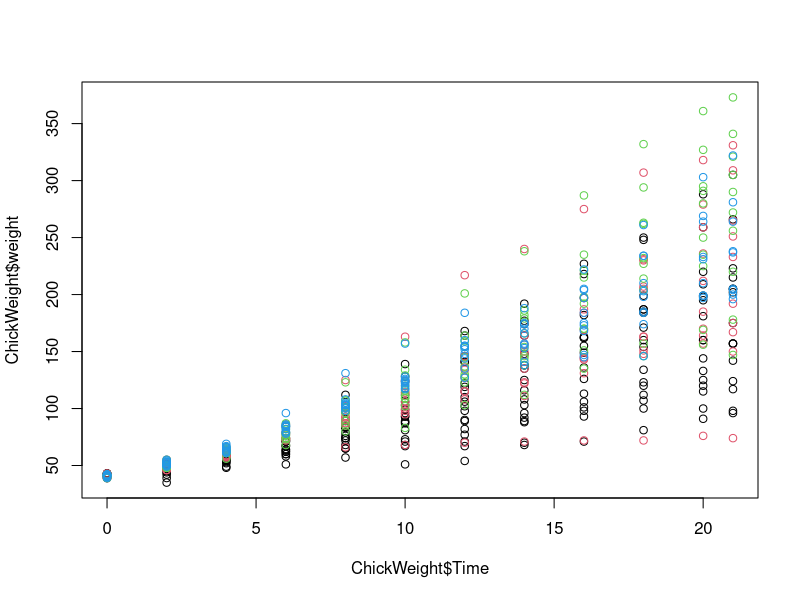

This chart was generated by the following R code:
#!/usr/bin/env R

# This dataset is built into R and can be loaded with:
data(ChickWeight)

# To begin, take a look at the weights of all observations over time and color the points to represent the Diet:
head(ChickWeight)
plot( ChickWeight$Time, ChickWeight$weight, col=ChickWeight$Diet)

# First, notice that the rows here represent time points rather than individuals. To facilitate the comparison of weights at different time points and across the different chicks, we will reshape the data so that each row is a chick. In R we can do this with the reshape function:
chick = reshape(ChickWeight, idvar=c("Chick","Diet"), timevar="Time",
                direction="wide")
#The meaning of this line is: reshape the data from long to wide, where the columns Chick and Diet are the ID's and the column Time indicates different observations for each ID. Now examine the head of this dataset:
head(chick)

# We also want to remove any chicks that have missing observations at any time points (NA for "not available"). The following line of code identifies these rows and then removes them:
chick = na.omit(chick)

# Mann-Whitney-Wilcoxon Test Exercises #1
x = chick$weight.4[chick$Diet == 1]
y = chick$weight.4[chick$Diet == 4]
t.test(c(x, 200), y)$p.value

# Mann-Whitney-Wilcoxon Test Exercises #2
x = chick$weight.4[chick$Diet == 1]
y = chick$weight.4[chick$Diet == 4]
wilcox.test(c(x, 200), y, exact=FALSE)$p.value

# Mann-Whitney-Wilcoxon Test Exercises #3
t.test(x,y + 10)$statistic - t.test(x,y + 100)$statistic

# Mann-Whitney-Wilcoxon Test Exercises #4
wilcox.test(c(1,2,3),c(4,5,6))$p.value

# Mann-Whitney-Wilcoxon Test Exercises #5
wilcox.test(c(1,2,3),c(400,500,600))$p.value
